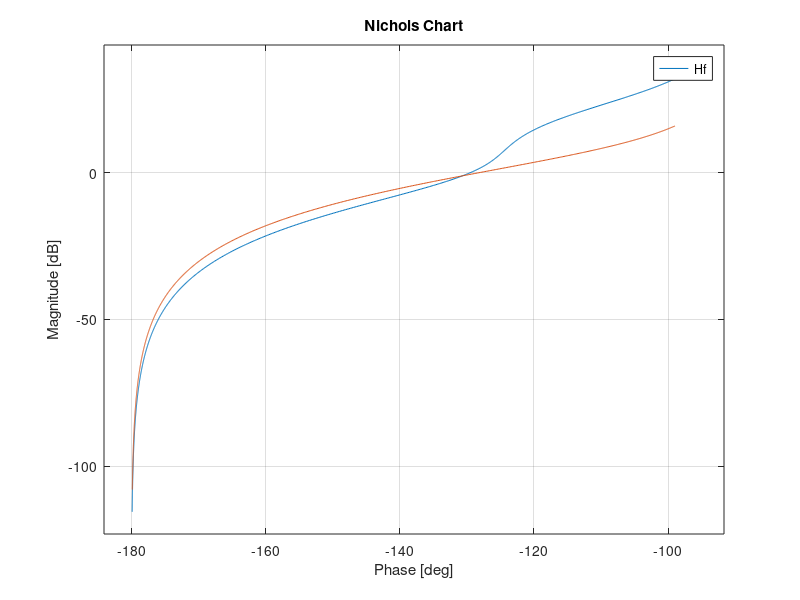

This figure's MATLAB source: (Note: this script raises an error after producing the figure.)
close all;
clc;

Hf=tf(4,[1 2 0]);
Hr=tf([41.7 , 4.41*41.7],[1 18.4]);
Hdes=series(Hr,Hf);
nichols(Hdes)
hold on
nichols(Hf)

%MdB=1.25;
MdB=1.85;
M=10^(MdB/20);
r=abs(M/(M^2-1));
X0=-M^2/(M^2-1);
Y0=0;

Ts=0.01;
t=Ts:Ts:pi;

X=X0+r*cos(t);
Y=Y0+r*sin(t);
mag=db(sqrt(X.^2+Y.^2));
ph=atan2(Y,X);

hold on;
plot(rad2deg(ph)-360,mag);

t=pi+Ts:Ts:2*pi;

X=X0+r*cos(t);
Y=Y0+r*sin(t);
mag=db(sqrt(X.^2+Y.^2));
ph=atan2(Y,X);


hold on;
plot(rad2deg(ph),mag);

figure;
H0=feedback(Hf,1);
bode(H0);